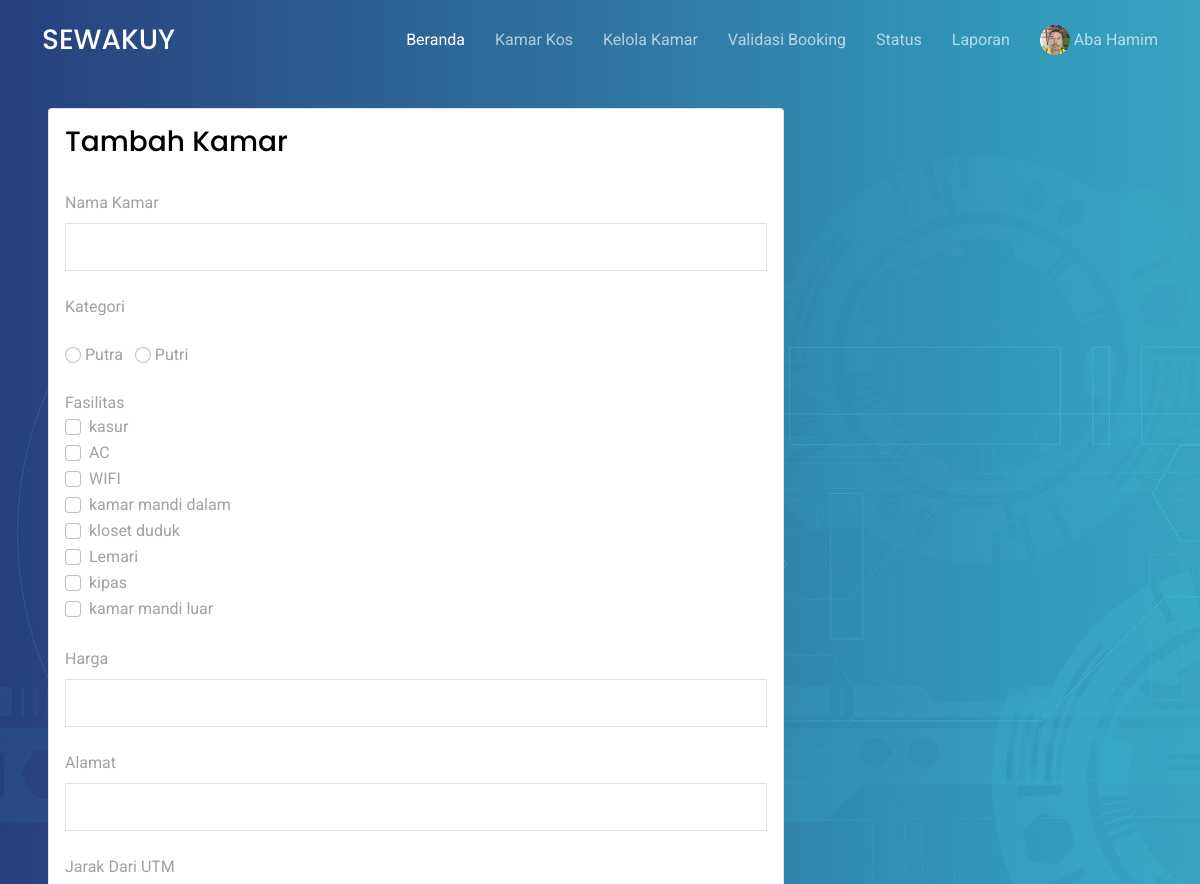
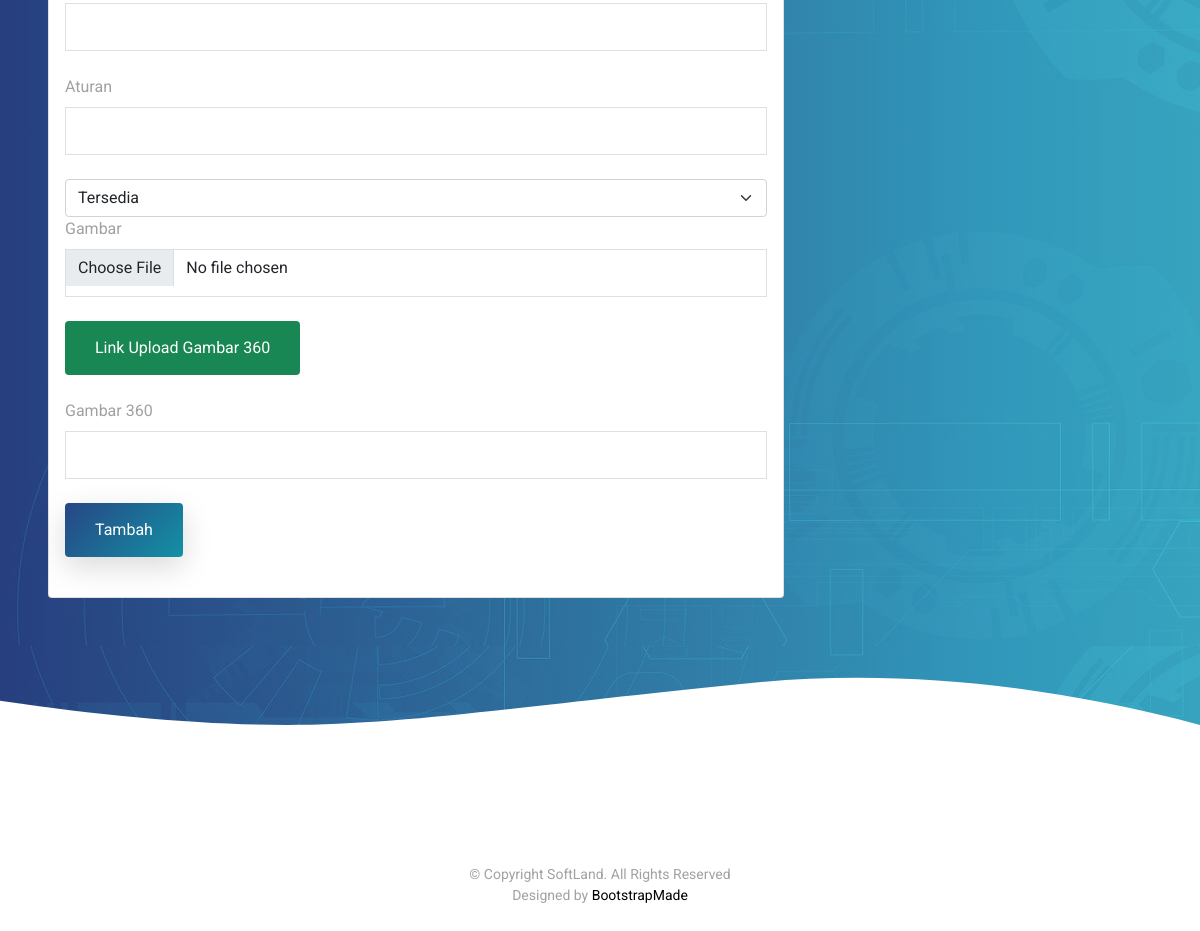
Screenshot of /pemilik/tambah.php (signed in) with the database file from the repository (2 pictures, top to bottom).
### tables this page shows
CREATE TABLE `user` (
  `username` varchar(100) NOT NULL,
  `password` varchar(100) NOT NULL,
  `nama` varchar(100) NOT NULL,
  `jk` enum('pria','wanita') NOT NULL,
  `alamat_kos` varchar(250) NOT NULL DEFAULT '-',
  `email` varchar(100) NOT NULL,
  `nomor_hp` varchar(20) NOT NULL,
  `foto_profil` varchar(100) NOT NULL,
  `berkas` varchar(100) NOT NULL DEFAULT '-',
  `level` enum('pemilik','penghuni','admin') NOT NULL,
  `verif` enum('sudah','belum') NOT NULL
);

CREATE TABLE `fasilitas` (
  `id_fasilitas` int(11) NOT NULL,
  `fasilitas` varchar(100) NOT NULL
);

### pemilik/tambah.php (the view, shortened to what this page needs)
<?php
 include "header.php";
 ?>
<section class="hero-section" id="hero" style='height: 1700px;'>
  <div class="wave">
    </div>
  <div class="px-4 py-5 px-md-5 text-center text-lg-start hero-section" style="margin-top:60px">
        <div class="col-lg-8 mb-5 mb-lg-0">
          <div class="card">
            <div class="card-body">
              <form method="post" enctype="multipart/form-data">
                <h3>Tambah Kamar</h3>
                <br>
                <div class="form-outline mb-4">
                  <label class="form-label" for="nama">Nama Kamar</label>
                  <input required type="text" id="nama" name="nama" class="form-control"/>
                </div>
                <label>Kategori</label>
                <div >
                  <br>
                  <input class="form-check-input" type="radio" name="kategori" value="putra" id="kategori1">
                  <label class="form-check-label" for="kategori1">
                    Putra &nbsp;
                  </label>
                  <input class="form-check-input" type="radio" name="kategori" value="putri" id="kategori2">
                  <label class="form-check-label" for="kategori2">
                    Putri
                  </label>
                </div>
                <br>
                <label>Fasilitas</label>
                <br>
                <?php
                $data = mysqli_query($koneksi,"SELECT * FROM fasilitas");
                while ($fasilitas = mysqli_fetch_array($data)) { ?>
                    <div class="form-check">
                    <input class="form-check-input" type="checkbox" value="<?= $fasilitas['id_fasilitas']?>" name="fasilitas[]" id="flexCheckDefault">
                    <label class="form-check-label" for="flexCheckDefault">
                        <?= $fasilitas['fasilitas']?>
                    </label>
                    </div>
                <?php } ?>
                <br>
                <div class="form-outline mb-4">
                  <label class="form-label" for="form3Example3">Harga</label>
                  <input required type="number" name="harga" id="form3Example3" class="form-control" />
                </div>
                <div class="form-outline mb-4">
                  <label class="form-label" for="address">Alamat</label>
                  <input required type="text" name="alamat" id="address" class="form-control" />
                </div>
                <div class="form-outline mb-4">
                  <label class="form-label" for="alamat">Jarak Dari UTM</label>
                  <input required type="number" id="alamat" name="jarak" class="form-control" />
                </div>
                <div class="form-outline mb-4">
                  <label class="form-label" for="form3Example4">Aturan</label>
                  <input required type="text" id="form3Example4" name="aturan" class="form-control" />
                </div>
                <select class="form-select" name="status" aria-label="Default select example">
                    <option value="tersedia">Tersedia</option>
                </select>
                <div class="form-outline mb-4">
                  <label class="form-label" for="foto">Gambar</label>
                  <input type="file" name="foto" id="foto" class="form-control" />
                </div>
                <div class="form-outline mb-4">
                  <button class="btn btn-success" onclick=" window.open('https://imgbb.com/upload')">Link Upload Gambar 360</button>
                </div>
                <div class="form-outline mb-4">
                  <label class="form-label" for="link">Gambar 360</label>
                  <input type="text" name="link" id="link" class="form-control" />
                </div>
                <button type="submit" name="submit" class="btn btn-primary btn-block mb-4">
                  Tambah
                </button>
              </form>
            </div>
          </div>
        </div>
      </div>
</section>
<?php include "footer.php";?>

### pemilik/header.php (shortened to what this page needs)
<!DOCTYPE html>
<html lang="en">
<?php
require "../config.php";
$sql = mysqli_query($koneksi, "SELECT * FROM user WHERE username = '".$_SESSION['username']."'");
$tampil = mysqli_fetch_array($sql);
?>
<head>
  <link href="../assets/vendor/aos/aos.css" rel="stylesheet">
  <link href="../assets/vendor/bootstrap/css/bootstrap.min.css" rel="stylesheet">
  <link href="../assets/vendor/bootstrap-icons/bootstrap-icons.css" rel="stylesheet">
  <link href="../assets/vendor/boxicons/css/boxicons.min.css" rel="stylesheet">
  <link href="../assets/vendor/swiper/swiper-bundle.min.css" rel="stylesheet">
  <link href="../assets/css/style.css" rel="stylesheet">
  <link rel="stylesheet" href="https://cdnjs.cloudflare.com/ajax/libs/rateYo/2.3.2/jquery.rateyo.min.css">
</head>
<body>
  <header id="header" class="fixed-top d-flex align-items-center">
    <div class="container d-flex justify-content-between align-items-center">
      <div class="logo">
        <h1><a href="home.php">SEWAKUY</a></h1>
      </div>
      <nav id="navbar" class="navbar">
        <ul>
          <li><a class="active " href="home.php">Beranda</a></li>
          <li><a href="kos.php">Kamar Kos</a></li>
          <li><a href="kelola.php">Kelola Kamar</a></li>
          <li><a href="validasi.php">Validasi Booking</a></li>
          <li><a href="status.php">Status</a></li>
          <li><a href="laporan.php">Laporan</a></li>
          <li class="dropdown"><a href="profil.php"><img style="width: 30px; height:30px; border-radius: 100%;" src="../profil/<?php echo $tampil['foto_profil']; ?>">&nbsp;<?php echo $tampil['nama']; ?></a>
          </li>
        </ul>
      </nav>
    </div>
  </header>

### assets/css/style.css (style rules this page uses)
html { overflow-x: hidden; }
body { font-family: "Roboto", sans-serif; color: #9fa1a4; line-height: 1.5; }
a { color: #777; text-decoration: none; transition: 0.3s all ease; }
h1, h2, h3, h4, h5, h6, .font-heading { font-family: "Poppins", sans-serif; color: #000; }
.container { z-index: 2; position: relative; }
section { overflow: hidden; }
.btn { border: none; padding: 15px 30px !important; }
.btn.btn-primary { background: #2d71a1; background: linear-gradient(-45deg, #1391a5, #274685); color: #fff; box-shadow: 0 10px 30px 0 rgba(0, 0, 0, 0.15); }
.form-control { height: 48px; border-radius: 0; border: 1px solid #dae0e5; }
#header { height: 80px; transition: all 0.5s; z-index: 997; transition: all 0.5s; }
#header .logo h1 { font-size: 28px; margin: 0; padding: 4px 0; line-height: 1; font-weight: 500; }
#header .logo h1 a, #header .logo h1 a:hover { color: #fff; text-decoration: none; }
.navbar { padding: 0; }
.navbar ul { margin: 0; padding: 0; display: flex; list-style: none; align-items: center; }
.navbar li { position: relative; }
.navbar a, .navbar a:focus { display: flex; align-items: center; justify-content: space-between; padding: 10px 0 10px 30px; font-size: 16px; font-weight: 400; color: rgba(255, 255, 255, 0.65); white-space: nowrap; transition: 0.3s; }
.navbar a:hover, .navbar .active, .navbar .active:focus, .navbar li:hover > a { color: #fff; }
.hero-section { background: linear-gradient(to right, rgba(39, 70, 133, 0.8) 0%, rgba(61, 179, 197, 0.8) 100%), url(../img/hero-bg.jpg); position: relative; }
.hero-section .wave { width: 100%; overflow: hidden; position: absolute; z-index: 1; bottom: -150px; }
.hero-section .wave svg { width: 100%; }

### rows the page displays
user: foto_profil (picture), nama "Aba Hamim"
fasilitas: fasilitas "kasur"
fasilitas: fasilitas "AC"
fasilitas: fasilitas "WIFI"
fasilitas: fasilitas "kamar mandi dalam"
fasilitas: fasilitas "kloset duduk"
fasilitas: fasilitas "Lemari"
fasilitas: fasilitas "kipas"
fasilitas: fasilitas "kamar mandi luar"
